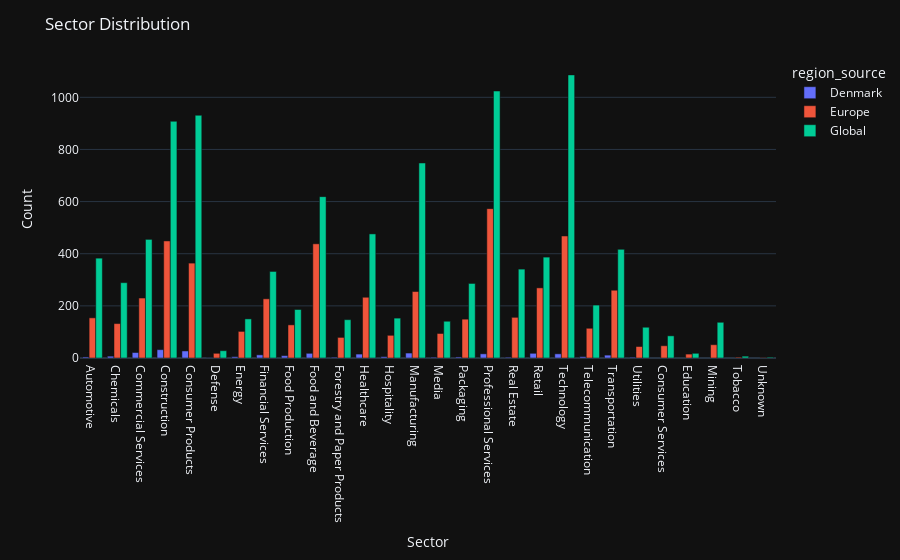

Source (notebook cell):
### Code cell
import plotly.express as px
Comp_Global.loc[:, "region_source"] = "Global"
Comp_Europe.loc[:, "region_source"] = "Europe"
Comp_dk.loc[:, "region_source"] = "Denmark"

# Combine the datasets
df = pd.concat([Comp_Global, Comp_Europe, Comp_dk])
df_grouped = df.groupby(["sectorCat", "region_source"]).size().reset_index(name="count")
fig = px.bar(df_grouped, x="sectorCat", y="count", color="region_source", barmode="group")
fig.update_layout(title="Sector Distribution", xaxis_title="Sector", yaxis_title="Count")
fig.show()

### Figure 1 — Plotly figure (JSON) as saved in the notebook; plotly's stock layout.template omitted (floating-point values rounded to 4 significant figures)
{"data": [{"alignmentgroup": "True", "hovertemplate": "region_source=Denmark<br>sectorCat=%{x}<br>count=%{y}<extra></extra>", "legendgroup": "Denmark", "marker": {"color": "#636efa", "pattern": {"shape": ""}}, "name": "Denmark", "offsetgroup": "Denmark", "orientation": "v", "showlegend": true, "textposition": "auto", "x": ["Automotive", "Chemicals", "Commercial Services", "Construction", "Consumer Products", "Defense", "Energy", "Financial Services", "Food Production", "Food and Beverage", "Forestry and Paper Products", "Healthcare", "Hospitality", "Manufacturing", "Media", "Packaging", "Professional Services", "Real Estate", "Retail", "Technology", "Telecommunication", "Transportation", "Utilities"], "xaxis": "x", "y": [4, 7, 21, 32, 27, 1, 5, 12, 9, 18, 3, 15, 5, 19, 3, 4, 16, 3, 18, 16, 5, 11, 3], "yaxis": "y", "type": "bar"}, {"alignmentgroup": "True", "hovertemplate": "region_source=Europe<br>sectorCat=%{x}<br>count=%{y}<extra></extra>", "legendgroup": "Europe", "marker": {"color": "#EF553B", "pattern": {"shape": ""}}, "name": "Europe", "offsetgroup": "Europe", "orientation": "v", "showlegend": true, "textposition": "auto", "x": ["Automotive", "Chemicals", "Commercial Services", "Construction", "Consumer Products", "Consumer Services", "Defense", "Education", "Energy", "Financial Services", "Food Production", "Food and Beverage", "Forestry and Paper Products", "Healthcare", "Hospitality", "Manufacturing", "Media", "Mining", "Packaging", "Professional Services", "Real Estate", "Retail", "Technology", "Telecommunication", "Tobacco", "Transportation", "Unknown", "Utilities"], "xaxis": "x", "y": [154, 132, 230, 449, 364, 47, 18, 15, 102, 227, 127, 438, 79, 233, 87, 255, 94, 51, 149, 573, 156, 269, 468, 114, 3, 260, 1, 44], "yaxis": "y", "type": "bar"}, {"alignmentgroup": "True", "hovertemplate": "region_source=Global<br>sectorCat=%{x}<br>count=%{y}<extra></extra>", "legendgroup": "Global", "marker": {"color": "#00cc96", "pattern": {"shape": ""}}, "name": "Global", "offsetgroup": "Global", "orientation": "v", "showlegend": true, "textposition": "auto", "x": ["Automotive", "Chemicals", "Commercial Services", "Construction", "Consumer Products", "Consumer Services", "Defense", "Education", "Energy", "Financial Services", "Food Production", "Food and Beverage", "Forestry and Paper Products", "Healthcare", "Hospitality", "Manufacturing", "Media", "Mining", "Packaging", "Professional Services", "Real Estate", "Retail", "Technology", "Telecommunication", "Tobacco", "Transportation", "Unknown", "Utilities"], "xaxis": "x", "y": [383, 289, 455, 908, 931, 85, 28, 18, 150, 332, 186, 619, 147, 476, 153, 748, 141, 137, 286, 1024, 341, 387, 1086, 203, 7, 417, 3, 118], "yaxis": "y", "type": "bar"}], "layout": {"xaxis": {"anchor": "y", "domain": [0.0, 1.0], "title": {"text": "Sector"}}, "yaxis": {"anchor": "x", "domain": [0.0, 1.0], "title": {"text": "Count"}}, "legend": {"title": {"text": "region_source"}, "tracegroupgap": 0}, "margin": {"t": 60}, "barmode": "group", "title": {"text": "Sector Distribution"}}}
